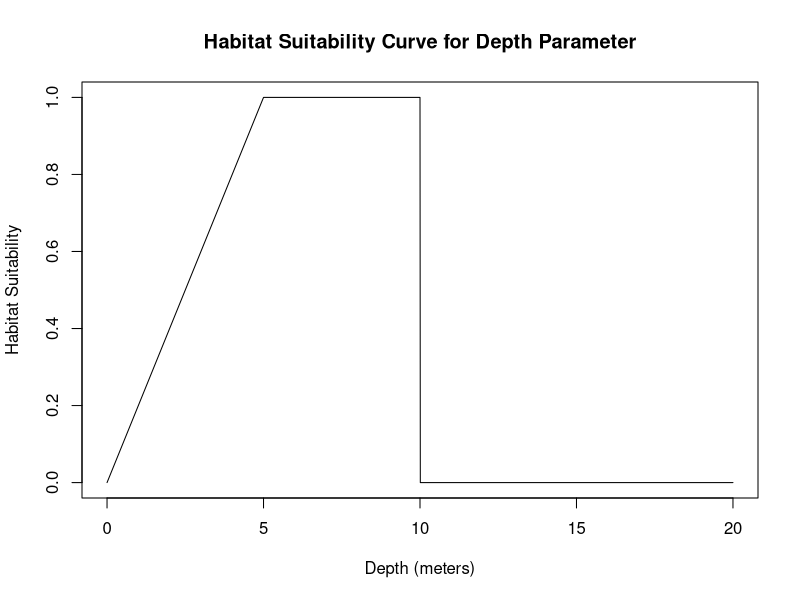
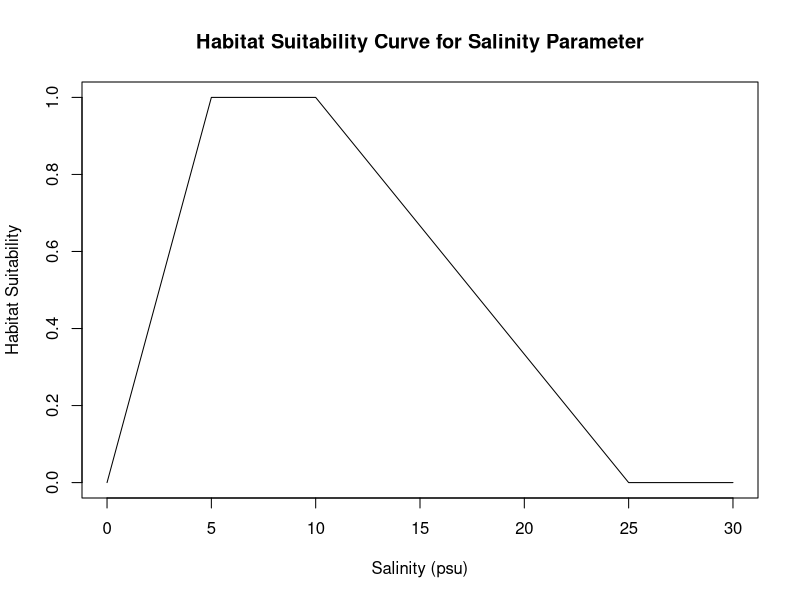
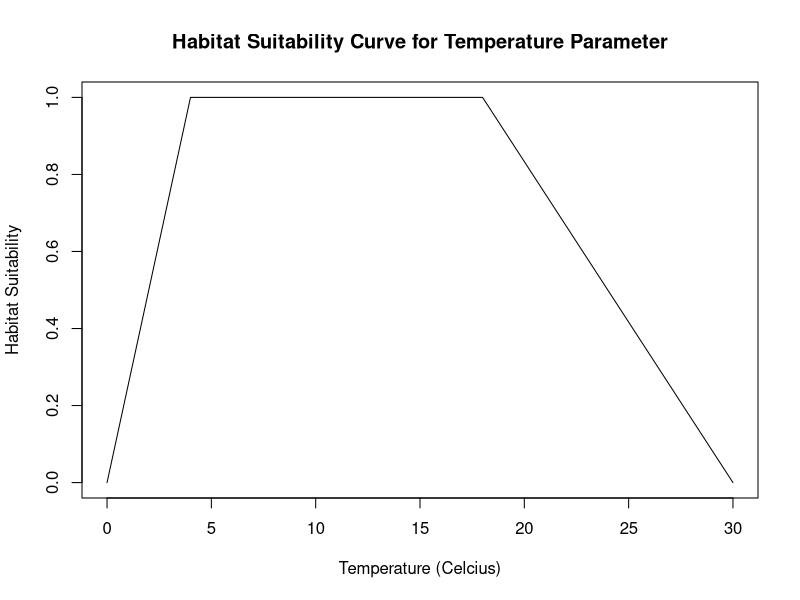
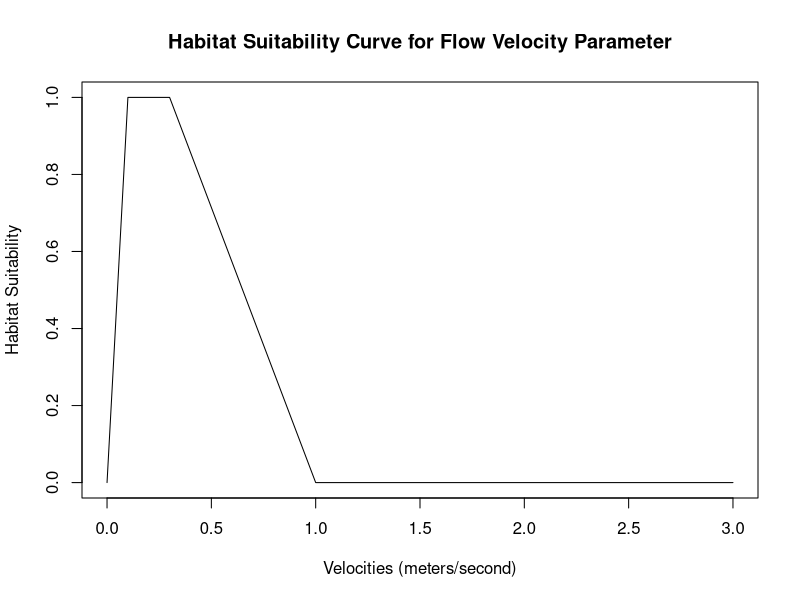
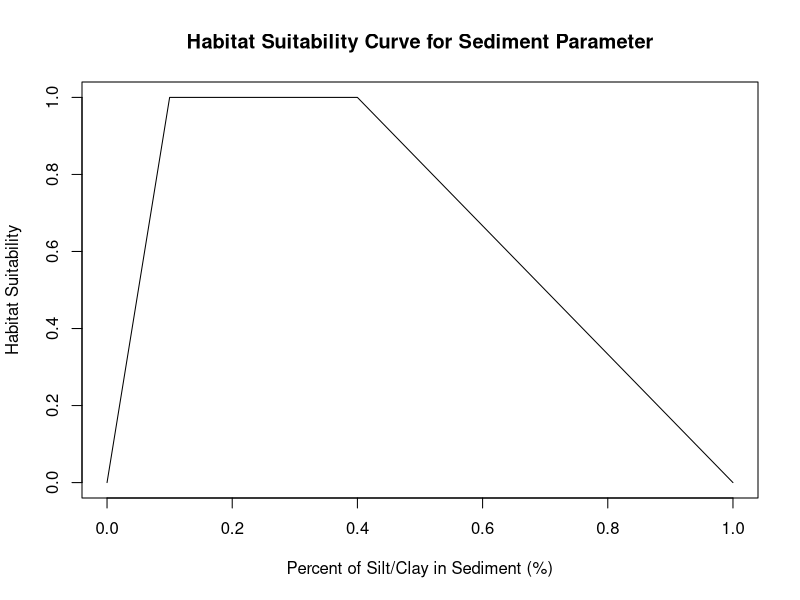

The R source for these figures, in order:
## ---- chunk 1
depth <- (0.305+1)/2 #average between min & max
depth_suitability_curve <- function(depth) {
  # Define the optimal range for depth
  optimal_depth_range <- c(5, 10) # meters

  # Define the lower and upper thresholds for depth
  lower_threshold <- 0 # meters
  upper_threshold <- 10 # meters

  # Compute the habitat suitability score based on depth
  if (depth < lower_threshold | depth > upper_threshold) {
    suitability_score <- 0
  } else if (depth >= optimal_depth_range[1] & depth <= optimal_depth_range[2]) {
    suitability_score <- 1
  } else if (depth < optimal_depth_range[1]) {
    suitability_score <- (depth - lower_threshold) / (optimal_depth_range[1] - lower_threshold)
  } else if (depth > optimal_depth_range[2]) {
    suitability_score <- (upper_threshold - depth) / (upper_threshold - optimal_depth_range[2])
  }

  return(suitability_score)
}
plot_depth_suitability_curve <- function() {
  # Define the range of depths to plot
  depths <- seq(0, 20, by = 0.01)

  # Compute the habitat suitability score for each depth value
  suitability_scores <- sapply(depths, depth_suitability_curve)

  # Plot the suitability scores as a curve
  plot(depths, suitability_scores, type = "l", xlab = "Depth (meters)", ylab = "Habitat Suitability", ylim=c(0,1),
       main = "Habitat Suitability Curve for Depth Parameter")
}
plot_depth_suitability_curve()
## ---- chunk 2
#optimal Salinity range from 0.0psu-0.5psu
Salinity <- (0+0.5)/2 #average between min & max
salinity_suitability_curve <- function(Salinity,optimal_salinity_range) {
  # Define the optimal range for Salinity
  optimal_salinity_range <- c(5, 10) #psu

  # Define the lower and upper thresholds for Salinity
  lower_threshold <- 0 # psu
  upper_threshold <- 25 # psu

  # Compute the habitat suitability score based on Salinity
  if (Salinity < lower_threshold | Salinity > upper_threshold) {
    suitability_score <- 0
  } else if (Salinity >= optimal_salinity_range[1] & Salinity <= optimal_salinity_range[2]) {
    suitability_score <- 1
  } else if (Salinity < optimal_salinity_range[1]) {
    suitability_score <- (Salinity - lower_threshold) / (optimal_salinity_range[1] - lower_threshold)
  } else if (Salinity > optimal_salinity_range[2]) {
    suitability_score <- (upper_threshold - Salinity) / (upper_threshold - optimal_salinity_range[2])
  }

  return(suitability_score)
}
plot_salinity_suitability_curve <- function() {
  # Define the range of Salinities to plot
  Salinities <- seq(0, 30, by = 0.01)

  # Compute the habitat suitability score for each depth value
  suitability_scores <- sapply(Salinities, salinity_suitability_curve)

  # Plot the suitability scores as a curve
  plot(Salinities, suitability_scores, type = "l", xlab = "Salinity (psu)", ylab = "Habitat Suitability", ylim=c(0,1),
       main = "Habitat Suitability Curve for Salinity Parameter")
}
plot_salinity_suitability_curve()
## ---- chunk 3
#optimal temperature range from 0.0psu-0.5psu
temperature <- (6+15)/2 #average between min & max
temperature_suitability_curve <- function(temperature,optimal_temp_range) {
  # Define the optimal range for temperature
  optimal_temp_range <- c(4,18) #celcius

  # Define the lower and upper thresholds for temperature
  lower_threshold <- 0 # psu
  upper_threshold <- 30 # psu

  # Compute the habitat suitability score based on temperature
  if (temperature < lower_threshold | temperature > upper_threshold) {
    suitability_score <- 0
  } else if (temperature >= optimal_temp_range[1] & temperature <= optimal_temp_range[2]) {
    suitability_score <- 1
  } else if (temperature < optimal_temp_range[1]) {
    suitability_score <- (temperature - lower_threshold) / (optimal_temp_range[1] - lower_threshold)
  } else if (temperature > optimal_temp_range[2]) {
    suitability_score <- (upper_threshold - temperature) / (upper_threshold - optimal_temp_range[2])
  }

  return(suitability_score)
}
plot_temperature_suitability_curve <- function() {
  # Define the range of temperature to plot
  temps <- seq(0, 30, by = 0.01)

  # Compute the habitat suitability score for each depth value
  suitability_scores <- sapply(temps, temperature_suitability_curve)

  # Plot the suitability scores as a curve
  plot(temps, suitability_scores, type = "l", xlab = "Temperature (Celcius)", ylab = "Habitat Suitability", ylim=c(0,1),
       main = "Habitat Suitability Curve for Temperature Parameter")
}
plot_temperature_suitability_curve()
## ---- chunk 4
#depth_range <- c(0.305,0.61)#in meters
flow_velocity <- (0.3-0.9)/2 #average between min & max
flow_velocity_suitability <- function(flow_velocity) {
  # Define the optimal range for depth
  optimal_velocity_range <- c(0.1, 0.3) # meters/second

  # Define the lower and upper thresholds for depth
  lower_threshold <- 0 # meters/second
  upper_threshold <- 1 # meters/second

  # Compute the habitat suitability score based on depth
  if (flow_velocity < lower_threshold | flow_velocity > upper_threshold) {
    suitability_score <- 0
  } else if (flow_velocity >= optimal_velocity_range[1] & flow_velocity <= optimal_velocity_range[2]) {
    suitability_score <- 1
  } else if (flow_velocity < optimal_velocity_range[1]) {
    suitability_score <- (flow_velocity - lower_threshold) / (optimal_velocity_range[1] - lower_threshold)
  } else if (flow_velocity > optimal_velocity_range[2]) {
    suitability_score <- (upper_threshold - flow_velocity) / (upper_threshold - optimal_velocity_range[2])
  }

  return(suitability_score)
}
plot_Velocity_suitability_curve <- function() {
  # Define the range of depths to plot
  velocities <- seq(0,3, by = 0.01)

  # Compute the habitat suitability score for each depth value
  suitability_scores <- sapply(velocities, flow_velocity_suitability)

  # Plot the suitability scores as a curve
  plot(velocities, suitability_scores, type = "l", xlab = "Velocities (meters/second)", ylab = "Habitat Suitability", ylim=c(0,1),
       main = "Habitat Suitability Curve for Flow Velocity Parameter")
}
plot_Velocity_suitability_curve()
## ---- chunk 5
#depth_range <- c(0.305,0.61)#in meters
SiltClay_per <- (0-0.1)/2 #average between min & max
siltclay_suitability <- function(SiltClay_per) {
  # Define the optimal range for depth
  optimal_siltclay_range <- c(0.1, 0.4) # percent

  # Define the lower and upper thresholds for silt clay percentage
  lower_threshold <- 0 # meters/second
  upper_threshold <- 1 # meters/second

  # Compute the habitat suitability score based on depth
  if (SiltClay_per < lower_threshold | SiltClay_per > upper_threshold) {
    suitability_score <- 0
  } else if (SiltClay_per >= optimal_siltclay_range[1] & SiltClay_per <= optimal_siltclay_range[2]) {
    suitability_score <- 1
  } else if (SiltClay_per < optimal_siltclay_range[1]) {
    suitability_score <- (SiltClay_per - lower_threshold) / (optimal_siltclay_range[1] - lower_threshold)
  } else if (SiltClay_per > optimal_siltclay_range[2]) {
    suitability_score <- (upper_threshold - SiltClay_per) / (upper_threshold - optimal_siltclay_range[2])
  }

  return(suitability_score)
}
plot_SiltClay_suitability_curve <- function() {
  # Define the range of depths to plot
  siltclay_percentile <- seq(0,1, by = 0.01)

  # Compute the habitat suitability score for each depth value
  suitability_scores <- sapply(siltclay_percentile, siltclay_suitability)

  # Plot the suitability scores as a curve
  plot(siltclay_percentile, suitability_scores, type = "l", xlab = "Percent of Silt/Clay in Sediment (%)", ylab = "Habitat Suitability", ylim=c(0,1),
       main = "Habitat Suitability Curve for Sediment Parameter")
}
plot_SiltClay_suitability_curve()
